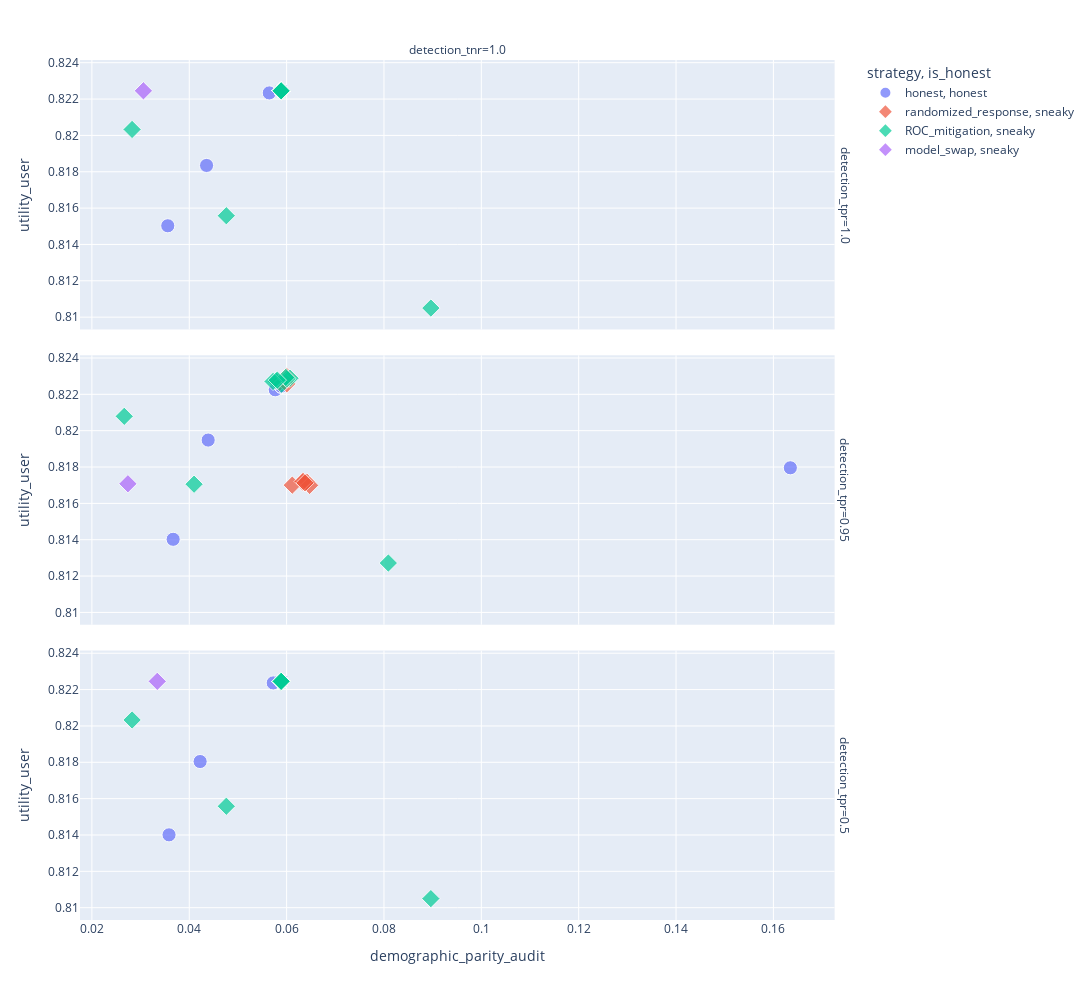

The notebook cell saved with this chart:
### Code cell
fig = px.scatter(
    audit.with_columns(
        is_honest=pl.when(pl.col("strategy") == "honest")
        .then("strategy")
        .otherwise(pl.lit("sneaky")),
        size=10,
    ),
    x="demographic_parity_audit",
    y="utility_user",
    color="strategy",
    symbol="is_honest",
    size="size",
    size_max=10,
    facet_row="detection_tpr",
    facet_col="detection_tnr",
    hover_data=["strategy_json", "model_json", "model_name"],
    height=1_000,
    width=1_300,
)

# fig.update_xaxes(range=[0, 0.1])
# fig.update_yaxes(range=[0.81, 0.83])
fig.show()

### Figure 1 — Plotly figure (JSON) as saved in the notebook; plotly's stock layout.template omitted (floating-point values rounded to 4 significant figures)
{"data": [{"customdata": [["{\"epsilon\":null,\"theta\":null}", "{\"epsilon\":0.023000000000000003}", "exponentiated_gradient"], ["{\"epsilon\":null,\"theta\":null}", "{\"epsilon\":null}", "unconstrained"], ["{\"epsilon\":null,\"theta\":null}", "{\"epsilon\":0.034}", "exponentiated_gradient"], ["{\"epsilon\":null,\"theta\":null}", "{\"epsilon\":0.07800000000000001}", "exponentiated_gradient"], ["{\"epsilon\":null,\"theta\":null}", "{\"epsilon\":0.012}", "exponentiated_gradient"], ["{\"epsilon\":null,\"theta\":null}", "{\"epsilon\":0.1}", "exponentiated_gradient"], ["{\"epsilon\":null,\"theta\":null}", "{\"epsilon\":0.001}", "exponentiated_gradient"], ["{\"epsilon\":null,\"theta\":null}", "{\"epsilon\":0.067}", "exponentiated_gradient"], ["{\"epsilon\":null,\"theta\":null}", "{\"epsilon\":0.045000000000000005}", "exponentiated_gradient"], ["{\"epsilon\":null,\"theta\":null}", "{\"epsilon\":0.05600000000000001}", "exponentiated_gradient"], ["{\"epsilon\":null,\"theta\":null}", "{\"epsilon\":0.08900000000000001}", "exponentiated_gradient"]], "hovertemplate": "strategy=honest<br>is_honest=honest<br>detection_tpr=1.0<br>detection_tnr=1.0<br>demographic_parity_audit=%{x}<br>utility_user=%{y}<br>size=%{marker.size}<br>strategy_json=%{customdata[0]}<br>model_json=%{customdata[1]}<br>model_name=%{customdata[2]}<extra></extra>", "legendgroup": "honest, honest", "marker": {"color": "#636efa", "size": [10, 10, 10, 10, 10, 10, 10, 10, 10, 10, 10], "sizemode": "area", "sizeref": 0.1, "symbol": "circle"}, "mode": "markers", "name": "honest, honest", "orientation": "v", "showlegend": true, "type": "scatter", "x": [0.05644, 0.05888, 0.05888, 0.05888, 0.04356, 0.05888, 0.03559, 0.05888, 0.05888, 0.05888, 0.05888], "xaxis": "x3", "y": [0.8223, 0.8225, 0.8225, 0.8225, 0.8183, 0.8225, 0.815, 0.8225, 0.8225, 0.8225, 0.8225], "yaxis": "y3"}, {"customdata": [["{\"epsilon\":null,\"theta\":null}", "{\"epsilon\":0.034}", "exponentiated_gradient"], ["{\"epsilon\":null,\"theta\":null}", "{\"epsilon\":0.1}", "exponentiated_gradient"], ["{\"epsilon\":null,\"theta\":null}", "{\"epsilon\":null}", "unconstrained"], ["{\"epsilon\":null,\"theta\":null}", "{\"epsilon\":0.045000000000000005}", "exponentiated_gradient"], ["{\"epsilon\":null,\"theta\":null}", "{\"epsilon\":0.023000000000000003}", "exponentiated_gradient"], ["{\"epsilon\":null,\"theta\":null}", "{\"epsilon\":0.05600000000000001}", "exponentiated_gradient"], ["{\"epsilon\":null,\"theta\":null}", "{\"epsilon\":0.08900000000000001}", "exponentiated_gradient"], ["{\"epsilon\":null,\"theta\":null}", "{\"epsilon\":0.012}", "exponentiated_gradient"], ["{\"epsilon\":null,\"theta\":null}", "{\"epsilon\":0.067}", "exponentiated_gradient"], ["{\"epsilon\":null,\"theta\":null}", "{\"epsilon\":0.001}", "exponentiated_gradient"], ["{\"epsilon\":null,\"theta\":null}", "{\"epsilon\":0.07800000000000001}", "exponentiated_gradient"]], "hovertemplate": "strategy=honest<br>is_honest=honest<br>detection_tpr=0.95<br>detection_tnr=1.0<br>demographic_parity_audit=%{x}<br>utility_user=%{y}<br>size=%{marker.size}<br>strategy_json=%{customdata[0]}<br>model_json=%{customdata[1]}<br>model_name=%{customdata[2]}<extra></extra>", "legendgroup": "honest, honest", "marker": {"color": "#636efa", "size": [10, 10, 10, 10, 10, 10, 10, 10, 10, 10, 10], "sizemode": "area", "sizeref": 0.1, "symbol": "circle"}, "mode": "markers", "name": "honest, honest", "orientation": "v", "showlegend": false, "type": "scatter", "x": [0.05888, 0.05888, 0.1635, 0.05888, 0.05767, 0.05888, 0.05888, 0.04389, 0.05888, 0.03669, 0.05888], "xaxis": "x2", "y": [0.8225, 0.8225, 0.818, 0.8225, 0.8222, 0.8225, 0.8225, 0.8195, 0.8225, 0.814, 0.8225], "yaxis": "y2"}, {"customdata": [["{\"epsilon\":null,\"theta\":null}", "{\"epsilon\":null}", "unconstrained"], ["{\"epsilon\":null,\"theta\":null}", "{\"epsilon\":0.045000000000000005}", "exponentiated_gradient"], ["{\"epsilon\":null,\"theta\":null}", "{\"epsilon\":0.067}", "exponentiated_gradient"], ["{\"epsilon\":null,\"theta\":null}", "{\"epsilon\":0.001}", "exponentiated_gradient"], ["{\"epsilon\":null,\"theta\":null}", "{\"epsilon\":0.05600000000000001}", "exponentiated_gradient"], ["{\"epsilon\":null,\"theta\":null}", "{\"epsilon\":0.012}", "exponentiated_gradient"], ["{\"epsilon\":null,\"theta\":null}", "{\"epsilon\":0.08900000000000001}", "exponentiated_gradient"], ["{\"epsilon\":null,\"theta\":null}", "{\"epsilon\":0.023000000000000003}", "exponentiated_gradient"], ["{\"epsilon\":null,\"theta\":null}", "{\"epsilon\":0.07800000000000001}", "exponentiated_gradient"], ["{\"epsilon\":null,\"theta\":null}", "{\"epsilon\":0.034}", "exponentiated_gradient"], ["{\"epsilon\":null,\"theta\":null}", "{\"epsilon\":0.1}", "exponentiated_gradient"]], "hovertemplate": "strategy=honest<br>is_honest=honest<br>detection_tpr=0.5<br>detection_tnr=1.0<br>demographic_parity_audit=%{x}<br>utility_user=%{y}<br>size=%{marker.size}<br>strategy_json=%{customdata[0]}<br>model_json=%{customdata[1]}<br>model_name=%{customdata[2]}<extra></extra>", "legendgroup": "honest, honest", "marker": {"color": "#636efa", "size": [10, 10, 10, 10, 10, 10, 10, 10, 10, 10, 10], "sizemode": "area", "sizeref": 0.1, "symbol": "circle"}, "mode": "markers", "name": "honest, honest", "orientation": "v", "showlegend": false, "type": "scatter", "x": [0.05888, 0.05888, 0.05888, 0.03585, 0.05888, 0.04223, 0.05888, 0.05725, 0.05888, 0.05888, 0.05888], "xaxis": "x", "y": [0.8225, 0.8225, 0.8225, 0.814, 0.8225, 0.818, 0.8225, 0.8224, 0.8225, 0.8225, 0.8225], "yaxis": "y"}, {"customdata": [["{\"epsilon\":1.0,\"theta\":null}", "{\"epsilon\":null}", "unconstrained"], ["{\"epsilon\":10.0,\"theta\":null}", "{\"epsilon\":null}", "unconstrained"], ["{\"epsilon\":7.0,\"theta\":null}", "{\"epsilon\":null}", "unconstrained"], ["{\"epsilon\":5.0,\"theta\":null}", "{\"epsilon\":null}", "unconstrained"], ["{\"epsilon\":4.0,\"theta\":null}", "{\"epsilon\":null}", "unconstrained"], ["{\"epsilon\":9.0,\"theta\":null}", "{\"epsilon\":null}", "unconstrained"], ["{\"epsilon\":8.0,\"theta\":null}", "{\"epsilon\":null}", "unconstrained"], ["{\"epsilon\":2.0,\"theta\":null}", "{\"epsilon\":null}", "unconstrained"], ["{\"epsilon\":6.0,\"theta\":null}", "{\"epsilon\":null}", "unconstrained"], ["{\"epsilon\":3.0,\"theta\":null}", "{\"epsilon\":null}", "unconstrained"]], "hovertemplate": "strategy=randomized_response<br>is_honest=sneaky<br>detection_tpr=1.0<br>detection_tnr=1.0<br>demographic_parity_audit=%{x}<br>utility_user=%{y}<br>size=%{marker.size}<br>strategy_json=%{customdata[0]}<br>model_json=%{customdata[1]}<br>model_name=%{customdata[2]}<extra></extra>", "legendgroup": "randomized_response, sneaky", "marker": {"color": "#EF553B", "size": [10, 10, 10, 10, 10, 10, 10, 10, 10, 10], "sizemode": "area", "sizeref": 0.1, "symbol": "diamond"}, "mode": "markers", "name": "randomized_response, sneaky", "orientation": "v", "showlegend": true, "type": "scatter", "x": [0.05888, 0.05888, 0.05888, 0.05888, 0.05888, 0.05888, 0.05888, 0.05888, 0.05888, 0.05888], "xaxis": "x3", "y": [0.8225, 0.8225, 0.8225, 0.8225, 0.8225, 0.8225, 0.8225, 0.8225, 0.8225, 0.8225], "yaxis": "y3"}, {"customdata": [["{\"epsilon\":5.0,\"theta\":null}", "{\"epsilon\":null}", "unconstrained"], ["{\"epsilon\":10.0,\"theta\":null}", "{\"epsilon\":null}", "unconstrained"], ["{\"epsilon\":1.0,\"theta\":null}", "{\"epsilon\":null}", "unconstrained"], ["{\"epsilon\":2.0,\"theta\":null}", "{\"epsilon\":null}", "unconstrained"], ["{\"epsilon\":6.0,\"theta\":null}", "{\"epsilon\":null}", "unconstrained"], ["{\"epsilon\":9.0,\"theta\":null}", "{\"epsilon\":null}", "unconstrained"], ["{\"epsilon\":3.0,\"theta\":null}", "{\"epsilon\":null}", "unconstrained"], ["{\"epsilon\":4.0,\"theta\":null}", "{\"epsilon\":null}", "unconstrained"], ["{\"epsilon\":7.0,\"theta\":null}", "{\"epsilon\":null}", "unconstrained"], ["{\"epsilon\":8.0,\"theta\":null}", "{\"epsilon\":null}", "unconstrained"]], "hovertemplate": "strategy=randomized_response<br>is_honest=sneaky<br>detection_tpr=0.95<br>detection_tnr=1.0<br>demographic_parity_audit=%{x}<br>utility_user=%{y}<br>size=%{marker.size}<br>strategy_json=%{customdata[0]}<br>model_json=%{customdata[1]}<br>model_name=%{customdata[2]}<extra></extra>", "legendgroup": "randomized_response, sneaky", "marker": {"color": "#EF553B", "size": [10, 10, 10, 10, 10, 10, 10, 10, 10, 10], "sizemode": "area", "sizeref": 0.1, "symbol": "diamond"}, "mode": "markers", "name": "randomized_response, sneaky", "orientation": "v", "showlegend": false, "type": "scatter", "x": [0.06324, 0.05851, 0.06117, 0.06417, 0.06472, 0.06006, 0.0634, 0.06378, 0.06004, 0.05961], "xaxis": "x2", "y": [0.8172, 0.8226, 0.817, 0.8172, 0.817, 0.823, 0.8172, 0.8171, 0.8226, 0.8227], "yaxis": "y2"}, {"customdata": [["{\"epsilon\":10.0,\"theta\":null}", "{\"epsilon\":null}", "unconstrained"], ["{\"epsilon\":1.0,\"theta\":null}", "{\"epsilon\":null}", "unconstrained"], ["{\"epsilon\":6.0,\"theta\":null}", "{\"epsilon\":null}", "unconstrained"], ["{\"epsilon\":9.0,\"theta\":null}", "{\"epsilon\":null}", "unconstrained"], ["{\"epsilon\":8.0,\"theta\":null}", "{\"epsilon\":null}", "unconstrained"], ["{\"epsilon\":3.0,\"theta\":null}", "{\"epsilon\":null}", "unconstrained"], ["{\"epsilon\":7.0,\"theta\":null}", "{\"epsilon\":null}", "unconstrained"], ["{\"epsilon\":5.0,\"theta\":null}", "{\"epsilon\":null}", "unconstrained"], ["{\"epsilon\":4.0,\"theta\":null}", "{\"epsilon\":null}", "unconstrained"], ["{\"epsilon\":2.0,\"theta\":null}", "{\"epsilon\":null}", "unconstrained"]], "hovertemplate": "strategy=randomized_response<br>is_honest=sneaky<br>detection_tpr=0.5<br>detection_tnr=1.0<br>demographic_parity_audit=%{x}<br>utility_user=%{y}<br>size=%{marker.size}<br>strategy_json=%{customdata[0]}<br>model_json=%{customdata[1]}<br>model_name=%{customdata[2]}<extra></extra>", "legendgroup": "randomized_response, sneaky", "marker": {"color": "#EF553B", "size": [10, 10, 10, 10, 10, 10, 10, 10, 10, 10], "sizemode": "area", "sizeref": 0.1, "symbol": "diamond"}, "mode": "markers", "name": "randomized_response, sneaky", "orientation": "v", "showlegend": false, "type": "scatter", "x": [0.05888, 0.05888, 0.05888, 0.05888, 0.05888, 0.05888, 0.05888, 0.05888, 0.05888, 0.05888], "xaxis": "x", "y": [0.8225, 0.8225, 0.8225, 0.8225, 0.8225, 0.8225, 0.8225, 0.8225, 0.8225, 0.8225], "yaxis": "y"}, {"customdata": [["{\"epsilon\":null,\"theta\":0.5}", "{\"epsilon\":null}", "unconstrained"], ["{\"epsilon\":null,\"theta\":0.4}", "{\"epsilon\":null}", "unconstrained"], ["{\"epsilon\":null,\"theta\":0.5333333333333333}", "{\"epsilon\":null}", "unconstrained"], ["{\"epsilon\":null,\"theta\":0.4666666666666667}", "{\"epsilon\":null}", "unconstrained"], ["{\"epsilon\":null,\"theta\":0.3}", "{\"epsilon\":null}", "unconstrained"], ["{\"epsilon\":null,\"theta\":0.5666666666666667}", "{\"epsilon\":null}", "unconstrained"], ["{\"epsilon\":null,\"theta\":0.3333333333333333}", "{\"epsilon\":null}", "unconstrained"], ["{\"epsilon\":null,\"theta\":0.43333333333333335}", "{\"epsilon\":null}", "unconstrained"], ["{\"epsilon\":null,\"theta\":0.6}", "{\"epsilon\":null}", "unconstrained"], ["{\"epsilon\":null,\"theta\":0.36666666666666664}", "{\"epsilon\":null}", "unconstrained"]], "hovertemplate": "strategy=ROC_mitigation<br>is_honest=sneaky<br>detection_tpr=1.0<br>detection_tnr=1.0<br>demographic_parity_audit=%{x}<br>utility_user=%{y}<br>size=%{marker.size}<br>strategy_json=%{customdata[0]}<br>model_json=%{customdata[1]}<br>model_name=%{customdata[2]}<extra></extra>", "legendgroup": "ROC_mitigation, sneaky", "marker": {"color": "#00cc96", "size": [10, 10, 10, 10, 10, 10, 10, 10, 10, 10], "sizemode": "area", "sizeref": 0.1, "symbol": "diamond"}, "mode": "markers", "name": "ROC_mitigation, sneaky", "orientation": "v", "showlegend": true, "type": "scatter", "x": [0.05888, 0.05888, 0.02826, 0.05888, 0.05888, 0.04762, 0.05888, 0.05888, 0.08964, 0.05888], "xaxis": "x3", "y": [0.8225, 0.8225, 0.8203, 0.8225, 0.8225, 0.8156, 0.8225, 0.8225, 0.8105, 0.8225], "yaxis": "y3"}, {"customdata": [["{\"epsilon\":null,\"theta\":0.4666666666666667}", "{\"epsilon\":null}", "unconstrained"], ["{\"epsilon\":null,\"theta\":0.5}", "{\"epsilon\":null}", "unconstrained"], ["{\"epsilon\":null,\"theta\":0.3}", "{\"epsilon\":null}", "unconstrained"], ["{\"epsilon\":null,\"theta\":0.5333333333333333}", "{\"epsilon\":null}", "unconstrained"], ["{\"epsilon\":null,\"theta\":0.6}", "{\"epsilon\":null}", "unconstrained"], ["{\"epsilon\":null,\"theta\":0.5666666666666667}", "{\"epsilon\":null}", "unconstrained"], ["{\"epsilon\":null,\"theta\":0.4}", "{\"epsilon\":null}", "unconstrained"], ["{\"epsilon\":null,\"theta\":0.36666666666666664}", "{\"epsilon\":null}", "unconstrained"], ["{\"epsilon\":null,\"theta\":0.3333333333333333}", "{\"epsilon\":null}", "unconstrained"], ["{\"epsilon\":null,\"theta\":0.43333333333333335}", "{\"epsilon\":null}", "unconstrained"]], "hovertemplate": "strategy=ROC_mitigation<br>is_honest=sneaky<br>detection_tpr=0.95<br>detection_tnr=1.0<br>demographic_parity_audit=%{x}<br>utility_user=%{y}<br>size=%{marker.size}<br>strategy_json=%{customdata[0]}<br>model_json=%{customdata[1]}<br>model_name=%{customdata[2]}<extra></extra>", "legendgroup": "ROC_mitigation, sneaky", "marker": {"color": "#00cc96", "size": [10, 10, 10, 10, 10, 10, 10, 10, 10, 10], "sizemode": "area", "sizeref": 0.1, "symbol": "diamond"}, "mode": "markers", "name": "ROC_mitigation, sneaky", "orientation": "v", "showlegend": false, "type": "scatter", "x": [0.06069, 0.05786, 0.05896, 0.02665, 0.0809, 0.04099, 0.06004, 0.05984, 0.05721, 0.05809], "xaxis": "x2", "y": [0.8229, 0.8227, 0.8226, 0.8208, 0.8127, 0.8171, 0.8229, 0.8229, 0.8227, 0.8228], "yaxis": "y2"}, {"customdata": [["{\"epsilon\":null,\"theta\":0.5666666666666667}", "{\"epsilon\":null}", "unconstrained"], ["{\"epsilon\":null,\"theta\":0.3333333333333333}", "{\"epsilon\":null}", "unconstrained"], ["{\"epsilon\":null,\"theta\":0.36666666666666664}", "{\"epsilon\":null}", "unconstrained"], ["{\"epsilon\":null,\"theta\":0.5}", "{\"epsilon\":null}", "unconstrained"], ["{\"epsilon\":null,\"theta\":0.5333333333333333}", "{\"epsilon\":null}", "unconstrained"], ["{\"epsilon\":null,\"theta\":0.3}", "{\"epsilon\":null}", "unconstrained"], ["{\"epsilon\":null,\"theta\":0.6}", "{\"epsilon\":null}", "unconstrained"], ["{\"epsilon\":null,\"theta\":0.4666666666666667}", "{\"epsilon\":null}", "unconstrained"], ["{\"epsilon\":null,\"theta\":0.43333333333333335}", "{\"epsilon\":null}", "unconstrained"], ["{\"epsilon\":null,\"theta\":0.4}", "{\"epsilon\":null}", "unconstrained"]], "hovertemplate": "strategy=ROC_mitigation<br>is_honest=sneaky<br>detection_tpr=0.5<br>detection_tnr=1.0<br>demographic_parity_audit=%{x}<br>utility_user=%{y}<br>size=%{marker.size}<br>strategy_json=%{customdata[0]}<br>model_json=%{customdata[1]}<br>model_name=%{customdata[2]}<extra></extra>", "legendgroup": "ROC_mitigation, sneaky", "marker": {"color": "#00cc96", "size": [10, 10, 10, 10, 10, 10, 10, 10, 10, 10], "sizemode": "area", "sizeref": 0.1, "symbol": "diamond"}, "mode": "markers", "name": "ROC_mitigation, sneaky", "orientation": "v", "showlegend": false, "type": "scatter", "x": [0.04762, 0.05888, 0.05888, 0.05888, 0.02826, 0.05888, 0.08964, 0.05888, 0.05888, 0.05888], "xaxis": "x", "y": [0.8156, 0.8225, 0.8225, 0.8225, 0.8203, 0.8225, 0.8105, 0.8225, 0.8225, 0.8225], "yaxis": "y"}, {"customdata": [["{\"epsilon\":null,\"theta\":null}", "{\"epsilon\":null}", "unconstrained"]], "hovertemplate": "strategy=model_swap<br>is_honest=sneaky<br>detection_tpr=1.0<br>detection_tnr=1.0<br>demographic_parity_audit=%{x}<br>utility_user=%{y}<br>size=%{marker.size}<br>strategy_json=%{customdata[0]}<br>model_json=%{customdata[1]}<br>model_name=%{customdata[2]}<extra></extra>", "legendgroup": "model_swap, sneaky", "marker": {"color": "#ab63fa", "size": [10], "sizemode": "area", "sizeref": 0.1, "symbol": "diamond"}, "mode": "markers", "name": "model_swap, sneaky", "orientation": "v", "showlegend": true, "type": "scatter", "x": [0.03058], "xaxis": "x3", "y": [0.8225], "yaxis": "y3"}, {"customdata": [["{\"epsilon\":null,\"theta\":null}", "{\"epsilon\":null}", "unconstrained"]], "hovertemplate": "strategy=model_swap<br>is_honest=sneaky<br>detection_tpr=0.95<br>detection_tnr=1.0<br>demographic_parity_audit=%{x}<br>utility_user=%{y}<br>size=%{marker.size}<br>strategy_json=%{customdata[0]}<br>model_json=%{customdata[1]}<br>model_name=%{customdata[2]}<extra></extra>", "legendgroup": "model_swap, sneaky", "marker": {"color": "#ab63fa", "size": [10], "sizemode": "area", "sizeref": 0.1, "symbol": "diamond"}, "mode": "markers", "name": "model_swap, sneaky", "orientation": "v", "showlegend": false, "type": "scatter", "x": [0.0274], "xaxis": "x2", "y": [0.8171], "yaxis": "y2"}, {"customdata": [["{\"epsilon\":null,\"theta\":null}", "{\"epsilon\":null}", "unconstrained"]], "hovertemplate": "strategy=model_swap<br>is_honest=sneaky<br>detection_tpr=0.5<br>detection_tnr=1.0<br>demographic_parity_audit=%{x}<br>utility_user=%{y}<br>size=%{marker.size}<br>strategy_json=%{customdata[0]}<br>model_json=%{customdata[1]}<br>model_name=%{customdata[2]}<extra></extra>", "legendgroup": "model_swap, sneaky", "marker": {"color": "#ab63fa", "size": [10], "sizemode": "area", "sizeref": 0.1, "symbol": "diamond"}, "mode": "markers", "name": "model_swap, sneaky", "orientation": "v", "showlegend": false, "type": "scatter", "x": [0.03343], "xaxis": "x", "y": [0.8225], "yaxis": "y"}], "layout": {"annotations": [{"font": {}, "showarrow": false, "text": "detection_tnr=1.0", "x": 0.49, "xanchor": "center", "xref": "paper", "y": 1.0, "yanchor": "bottom", "yref": "paper"}, {"font": {}, "showarrow": false, "text": "detection_tpr=0.5", "textangle": 90, "x": 0.98, "xanchor": "left", "xref": "paper", "y": 0.1567, "yanchor": "middle", "yref": "paper"}, {"font": {}, "showarrow": false, "text": "detection_tpr=0.95", "textangle": 90, "x": 0.98, "xanchor": "left", "xref": "paper", "y": 0.5, "yanchor": "middle", "yref": "paper"}, {"font": {}, "showarrow": false, "text": "detection_tpr=1.0", "textangle": 90, "x": 0.98, "xanchor": "left", "xref": "paper", "y": 0.8433, "yanchor": "middle", "yref": "paper"}], "height": 1000, "legend": {"itemsizing": "constant", "title": {"text": "strategy, is_honest"}, "tracegroupgap": 0}, "margin": {"t": 60}, "width": 1300, "xaxis": {"anchor": "y", "domain": [0, 0.98], "title": {"text": "demographic_parity_audit"}}, "xaxis2": {"anchor": "y2", "domain": [0, 0.98], "matches": "x", "showticklabels": false}, "xaxis3": {"anchor": "y3", "domain": [0, 0.98], "matches": "x", "showticklabels": false}, "yaxis": {"anchor": "x", "domain": [0, 0.3133], "title": {"text": "utility_user"}}, "yaxis2": {"anchor": "x2", "domain": [0.3433, 0.6567], "matches": "y", "title": {"text": "utility_user"}}, "yaxis3": {"anchor": "x3", "domain": [0.6867, 1.0], "matches": "y", "title": {"text": "utility_user"}}}}
